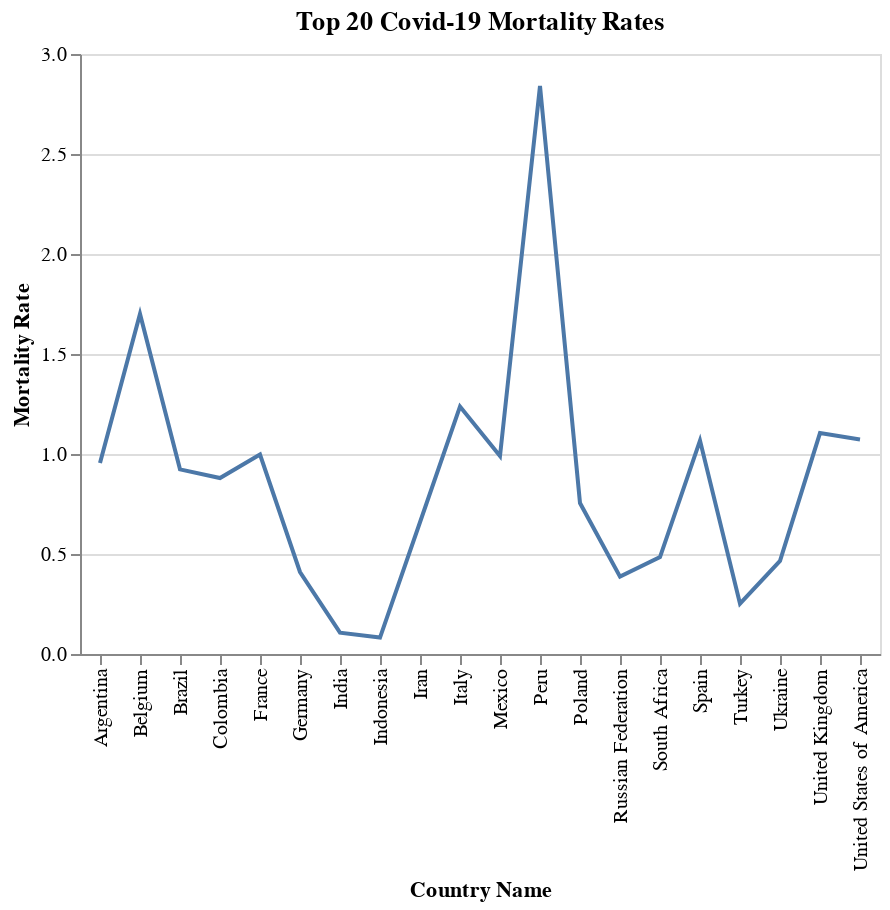

Notebook code cell kept with this figure:
### Markdown cell above
I was able to calculate the mortality rate for twenty countries most effected by Covid-19. Peru had the highest with almost 3 deaths for every 1000 people.

### Code cell
covidDF = df.nlargest(21, 'Covid-19 Deaths', keep = 'all')
covidDF = covidDF[['Country Name', 'Covid-19 Deaths']]
covidDF.reset_index(drop=True, inplace=True)

popDF = df2[['Country Name', 'Population']]
covidPopDF = covidDF.merge(popDF, how='left')
covidPopDF = covidPopDF.drop([6])
covidPopDF.reset_index(drop=True, inplace=True)
covidPopDF.at[9, 'Population']=83990000

covidPopDF['Mortality Rate'] = (covidPopDF['Covid-19 Deaths'] / covidPopDF['Population']) * 10**3

alt.Chart(covidPopDF, title ="Top 20 Covid-19 Mortality Rates").mark_line().encode(alt.X('Country Name',type= 'nominal'), alt.Y('Mortality Rate',type= 'quantitative'), tooltip=['Mortality Rate'])

### Figure 1 — Vega-Lite specification as saved in the notebook (floating-point values rounded to 4 significant figures)
{"config": {"view": {"continuousWidth": 400, "continuousHeight": 300}}, "data": {"name": "data-e9a039371394831ec66e8bfea7c79b46"}, "mark": "line", "encoding": {"tooltip": [{"field": "Mortality Rate", "type": "quantitative"}], "x": {"field": "Country Name", "type": "nominal"}, "y": {"field": "Mortality Rate", "type": "quantitative"}}, "title": "Top 20 Covid-19 Mortality Rates", "$schema": "https://vega.github.io/schema/vega-lite/v4.17.0.json", "datasets": {"data-e9a039371394831ec66e8bfea7c79b46": [{"Country Name": "United States of America", "Covid-19 Deaths": 353900.0, "Population": 329900000.0, "Mortality Rate": 1.073}, {"Country Name": "Brazil", "Covid-19 Deaths": 195500.0, "Population": 211800000.0, "Mortality Rate": 0.9232}, {"Country Name": "India", "Covid-19 Deaths": 149200.0, "Population": 1400000000.0, "Mortality Rate": 0.1066}, {"Country Name": "Mexico", "Covid-19 Deaths": 126500.0, "Population": 127800000.0, "Mortality Rate": 0.9899}, {"Country Name": "Peru", "Covid-19 Deaths": 93230.0, "Population": 32820000.0, "Mortality Rate": 2.84}, {"Country Name": "Italy", "Covid-19 Deaths": 74620.0, "Population": 60300000.0, "Mortality Rate": 1.238}, {"Country Name": "United Kingdom", "Covid-19 Deaths": 74180.0, "Population": 67160000.0, "Mortality Rate": 1.105}, {"Country Name": "France", "Covid-19 Deaths": 64780.0, "Population": 64940000.0, "Mortality Rate": 0.9975}, {"Country Name": "Russian Federation", "Covid-19 Deaths": 56800.0, "Population": 146700000.0, "Mortality Rate": 0.3871}, {"Country Name": "Iran", "Covid-19 Deaths": 55340.0, "Population": 83990000.0, "Mortality Rate": 0.6589}, {"Country Name": "Spain", "Covid-19 Deaths": 50840.0, "Population": 47640000.0, "Mortality Rate": 1.067}, {"Country Name": "Colombia", "Covid-19 Deaths": 43500.0, "Population": 49440000.0, "Mortality Rate": 0.8797}, {"Country Name": "Argentina", "Covid-19 Deaths": 43320.0, "Population": 45380000.0, "Mortality Rate": 0.9546}, {"Country Name": "Germany", "Covid-19 Deaths": 34150.0, "Population": 83300000.0, "Mortality Rate": 0.41}, {"Country Name": "Poland", "Covid-19 Deaths": 28960.0, "Population": 38370000.0, "Mortality Rate": 0.7547}, {"Country Name": "South Africa", "Covid-19 Deaths": 28890.0, "Population": 59630000.0, "Mortality Rate": 0.4845}, {"Country Name": "Indonesia", "Covid-19 Deaths": 22330.0, "Population": 271700000.0, "Mortality Rate": 0.08217}, {"Country Name": "Turkey", "Covid-19 Deaths": 21090.0, "Population": 83740000.0, "Mortality Rate": 0.2519}, {"Country Name": "Belgium", "Covid-19 Deaths": 19580.0, "Population": 11520000.0, "Mortality Rate": 1.7}, {"Country Name": "Ukraine", "Covid-19 Deaths": 19440.0, "Population": 41780000.0, "Mortality Rate": 0.4652}]}}
